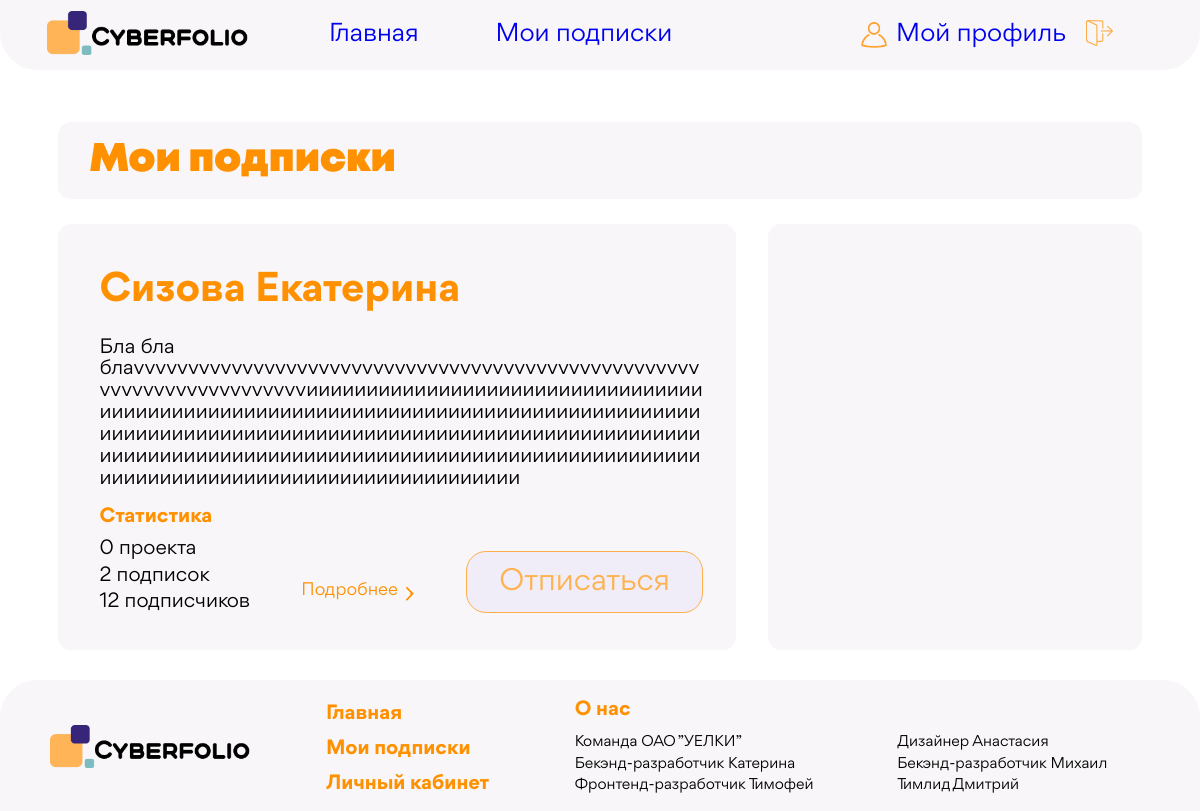
The app's page /my-subscriptions (signed in), older data.
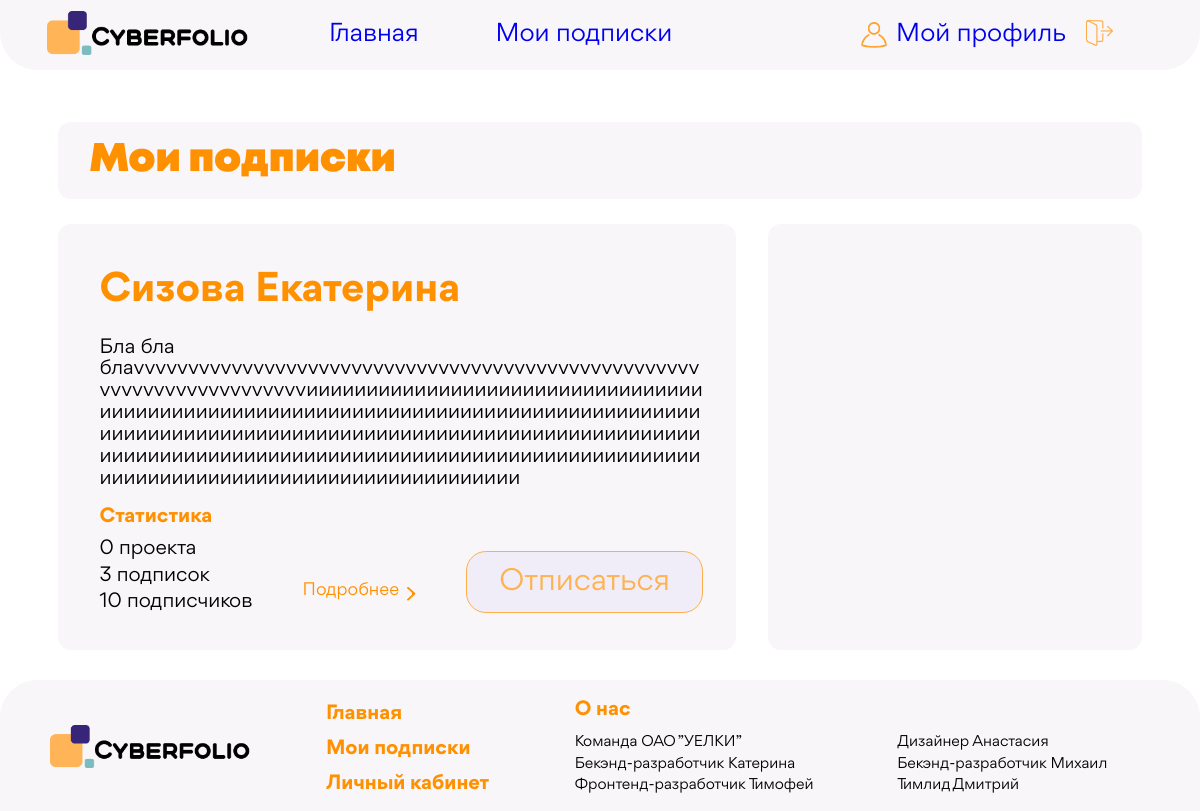
The same page, newer data.
### Accounts/models.py (models this page shows, shortened)
class User(AbstractUser):
    sur_sur_name = models.CharField(max_length=20, verbose_name="Фамилия",blank=True)
    slug = models.SlugField(verbose_name='Слаг', unique=True)
    descriptions = models.TextField(max_length=300, verbose_name='Описание',blank=True)
    email = models.EmailField(verbose_name='Почта',blank=True)
    spec = models.ForeignKey('Specs', db_index=True, on_delete=models.PROTECT, verbose_name="Специализация",blank=True, default=1)
    photo = models.ImageField(upload_to=user_directory_path, blank=True, verbose_name="Фото")
    time_create = models.DateTimeField(auto_now_add=True, verbose_name="Время создания")
    vk_url = models.URLField(max_length=128, blank=True, verbose_name='VK')
    hh_url = models.URLField(max_length=128,blank=True, verbose_name='HH')
    behance_url = models.URLField(max_length=128,blank=True,verbose_name='BH')
    def get_projects(self):
        return Project.objects.all().filter(users=self)
    def count_projects(self):
        return self.get_projects().count()
    def get_followers(self):
        return Follow.objects.all().filter(follow_from_id=self.id).values_list('follow_to', flat=True)
    def count_followers(self):
        return self.get_followers().count()
    def count_followings(self):
        return Follow.objects.all().filter(follow_to_id=self.id).count()
    def get_short_name(self):
        return '{0} {1}'.format(self.last_name, self.first_name)
    class Meta:
        verbose_name = 'Юзер'
        verbose_name_plural = 'Юзеры'
        ordering = ['id']

### Accounts/views.py (the view)
# urls.py: path('my-subscriptions', MySubscribtions.as_view(), name='subscriptions'),
class MySubscribtions(ListView):
    model = User
    template_name = 'my-subscriptions.html'
    context_object_name = 'users'
    def get_queryset(self):
        cur_user = self.request.user.id
        follow_to = Follow.objects.filter(follow_from=cur_user)
        pks = follow_to.values_list('follow_to', flat=True)
        print(pks)
        return User.objects.filter(pk__in = pks)
    def get_context_data(self, *, object_list=None, **kwargs):
        context = super().get_context_data(**kwargs)
        context["title"] = "Мои подписки"
        return context

### templates/my-subscriptions.html (shortened to what this page needs)
{% extends 'base.html' %}
{% load static %}
{% block css %}
    <link rel="stylesheet" href="{% static 'css/normalize.css' %}">
    <link rel="stylesheet" href="{% static 'css/general_styles.css' %}">
    <link rel="stylesheet" href="{% static 'css/my-subscriptions.css' %}">
    <link rel="stylesheet" href="{% static 'css/main_page.css' %}">
    <link href = "{% static 'fonts/stylesheet.css' %}" rel = "stylesheet" type = "text/css" />
{% endblock %}
{% block content %}
        <div class="my-subscriptions-container card-container">
            <h1 class="my-subscriptions-header">Мои подписки</h1>
        </div>
        {% for user in users %}
        <div class="user-card-container {% cycle '' 'another-user-card'%}">
            <div class="left-section card-container">
                <div class="user-header">{{ user.get_short_name }}</div>
                <p class="user-text">{{ user.descriptions }}</p>
                <div class="user-statistic-header">Статистика</div>
                <div class="statistic-container">
                    <ul class="statistic-list">
                        <li class="statistic-item">{{ user.count_projects }} проекта</li>
                        <li class="statistic-item">{{ user.count_followers }} подписок</li>
                        <li class="statistic-item">{{ user.count_followings }} подписчиков</li>
                    </ul>
                    <a href="{% url 'profile' slug=user.slug %}" class="project-link">
                        <h5 class="abour-project">Подробнее</h5>
                        <img class="abour-project-icon" src="{% static 'images/about-project-icon.svg' %}">
                    </a>
                    <div class="second-colum">
                        <form action="{% url 'unsubscribe' %}" method="post">
                            <button class="usual-button submit-button unsubscribe" type="submit">Отписаться</button>
                        </form>
                    </div>
                </div>
            </div>
            <div class="right-section card-container">
            </div>
        </div>
        {% endfor %}
    {% endblock %}

### templates/base.html (shortened to what this page needs)
{% load static %}
<!DOCTYPE html>
<html lang="en">
<head>
    {% block css %}
    {% endblock %}
</head>
<body>
{% block mainmenu %}
<header class="header">
    <div class="container header-container">
        <a href="{% url 'home' %}" class="logo">
            <img src="{% static 'images/Logo.png' %}" alt="" class="logo-img">
        </a>
        <nav class="nav">
            <ul class="nav-list">
                <li class="nav-item"><a href="{% url 'home' %}" class="nav-link">Главная</a></li>
                {% if request.user.is_authenticated %}
                <li class="nav-item"><a href="{% url 'subscriptions' %}" class="nav-link">Мои подписки</a></li>
                {% endif %}
            </ul>
        </nav>
        <div class="user-container">
            <img src="{% static 'images/user-icon.png' %}" alt="" class = "user-icon">
            {% if request.user.is_authenticated %}
                <a href="{% url 'profile' slug=request.user.slug %}" class ="profile-link">Мой профиль</a>
            {% else %}
                <a href="{% url 'welcome'%}" class ="profile-link">Войти | Зарегистрироваться</a>
            {% endif %}
            {% if request.user.is_authenticated %}
            <a href="{% url 'logout' %}">
                <img src="{% static 'images/exit.png' %}" class="exit-icon">
            </a>
            {% endif %}
        </div>
    </div>
</header>
{% endblock %}
<main>
{% block content %}
{% endblock %}
</main>
<footer class="footer">
        <div class="footer_logo">
            <a href="{% url 'home' %}" class="footer_logo-img">
                <img src="{% static 'images/Logo.png' %}" alt="" class="footer_logo-img">
            </a>
        </div>
        <div class="footer_nav">
            <a href="{% url 'home' %}" class="nav_link">Главная</a>
            {% if request.user.is_authenticated %}
            <a href="{% url 'subscriptions' %}" class="nav_link">Мои подписки</a>
            {% endif %}
            {% if user.is_authenticated %}
                <a href="{% url 'profile' slug=user.slug %}" class ="nav_link">Личный кабинет</a>
            {% else %}
                <a href="{% url 'welcome'%}" class ="nav_link">Личный кабинет</a>
            {% endif %}
        </div>
        <div class="about-us_container">
            <div class="nav_link about-us_heading">О нас</div>
            <div class="about-us_contacts">
                <div class="about-us_contacts-left">
                    <a class="about-us_contacts-text" href="/">Команда ОАО ”УЕЛКИ”</a>
                    <a class="about-us_contacts-text" href="https://youtu.be/dQw4w9WgXcQ">Бекэнд-разработчик Катерина </a>
                    <a class="about-us_contacts-text" href="/">Фронтенд-разработчик Тимофей </a>
                </div>
                <div class="about-us_contacts-right">
                    <a class="about-us_contacts-text" href="/">Дизайнер Анастасия</a>
                    <a class="about-us_contacts-text" href="/">Бекэнд-разработчик Михаил </a>
                    <a class="about-us_contacts-text" href="/">Тимлид  Дмитрий</a>
                </div>
            </div>
        </div>
    </footer>
</body>
</html>

### Accounts/static/css/general_styles.css (style rules this page uses)
body { background-image: url(../images/background.png); background-size: cover; background-repeat: no-repeat; display: flex; flex-direction: column; min-height: 100%; }
.usual-button { background-color: #feb250; padding: 1.14vw 2.70vw; border-radius: 1.66vw; color: #f8f6f8 !important; font-weight: 400; font-size: 2.5vw; line-height: 2.7vw; border: 0px; }
.unsubscribe { border: 0.1vw solid #FEAF4A !important; background-color: #F0EDF8; color: #feb250 !important; }
p { margin: 0; }
a { text-decoration: none; }
ul { list-style: none; margin: 0; padding: 0; }
img { max-width: 100%; }
html { font-family: "Gordita"; height: 100%; }
* { box-sizing: border-box; }
.user-text { font-family: 'Gordita'; font-style: normal; font-weight: 400; font-size: 1.6667vw; line-height: 1.8229vw; overflow-wrap: break-word; }
.statistic-item:not(:last-child) { margin-bottom: 0.41vw; }
.user-statistic-header { display: inline; font-weight: 700; font-size: 1.66667vw; line-height: 1.8229vw; color: #FF9000; margin-bottom: 0.78125vw; margin-top: 1.40vw; padding: 0px; }
.statistic-item { font-weight: 400; font-size: 1.66667vw; line-height: 1.8229vw; flex-wrap: nowrap; display: flex; margin-top: 0px; padding: 0px; }
.exit-icon { width: 2.29vw; margin-left: 1.66vw; }
.abour-project { font-weight: 400; font-size: 1.46vw; line-height: 1.5625vw; color: #FF9000; }
.project-link { padding: 1vw; }
.abour-project-icon { min-width: 0.7vw; max-width: 0.7vw; margin-left: 0.68125vw; }
.project-link { display: flex; flex-direction: row; align-items: center; margin-top: auto; }
.card-container { background-color: #F8F6F8; border-radius: 1.1vw; }
.container { max-width: 100%; margin: 0; }
h1 { margin: 0; }
.header { width: 100%; height: 5.83vw; border-radius: 0px 0px 3.125vw 3.125vw; background-color: #f8f6f8; font-size: 2.08vw; line-height: 2.23vw; color: #000000; line-height: 1.56vw; }
.header-container { display: flex; align-items: center; justify-content: space-between; height: 100%; }
.logo-img { min-width: 16.7vw; }
.logo { min-width: 16.7vw; width: 16.7vw; margin-left: 3.95vw; margin-right: 6.77vw; }
.nav-list { display: flex; }
.nav-item { cursor: pointer; }
.profile-link { padding-top:0.3vw; padding-bottom:0.3vw; }
.nav-item:not(:last-child) { margin-right: 6.4vw; }
.user-container { margin-left: auto; display: flex; align-items: center; margin-left: auto; margin-right: 7.23vw; }
.user-icon { width: 2.18vw; margin-right: 0.78vw; }
.footer { background: #f8f6f8; border-radius: 3.12vw 3.12vw 0px 0px; padding: 1.97vw 7.55vw 1.4vw 4.16vw; display: flex; align-items: center; flex: 0 0 auto; bottom: 0px; bottom: 0px; width: 100%; height: 10.9vw; }
.footer_logo { margin-right: 6.3vw; }
.footer_logo-img { width: 16.7vw; }
.footer_nav { display: flex; flex-direction: column; margin-right: 7.13vw; }
.nav_link { font-family: "Gordita"; font-style: normal; font-weight: 700; font-size: 1.66vw; line-height: 1.82vw; color: #ff9000; white-space: nowrap; }
.nav_link:not(:last-child) { margin-bottom: 1.09vw; }
.about-us_contacts { display: flex; }
.about-us_contacts-text { font-family: "Gordita"; font-style: normal; font-weight: 400; font-size: 1.25vw; line-height: 1.35vw; color: #000000; white-space: nowrap; margin-bottom: 0.46vw; }
.about-us_container { display: flex; flex-direction: column; }
.about-us_contacts-right { display: flex; flex-direction: column; }
.about-us_contacts-left { display: flex; flex-direction: column; margin-right: 6.97vw; }

### Accounts/static/css/my-subscriptions.css (style rules this page uses)
.my-subscriptions-container { display: flex; background: #F8F6F8; border-radius: 1.09vw; width: 90.4%; margin: auto; margin-top: 4.32vw; margin-bottom: 2.08vw; flex-direction: column; padding: 1.1vw 2.65vw; }
.my-subscriptions-header { font-family: 'Mont'; font-style: normal; font-weight: 900; font-size: 3.333vw; line-height: 4.27vw; color: #FF9000; }
main { display: flex; flex-direction: column; flex: 1 0 auto; }

Row changes from the older to the newer data that the page shows:
changed User "Сизова Екатерина": count_followers "2" → "3"; count_followings "12" → "10"
